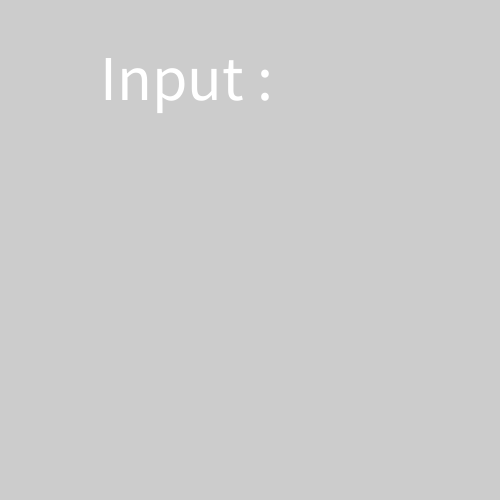
Frame 1 (no input)
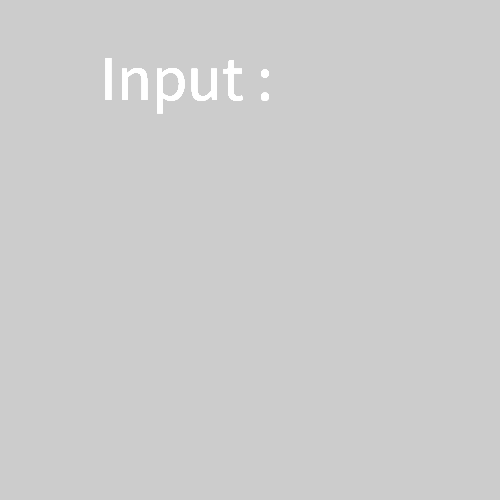
Frame 60 (the mouse pressed at the canvas centre just before this capture)
Frame 120 (the mouse held since frame 60 and released just before this capture): identical to frame 60, image omitted

The Processing sketch that drew these frames (run headless with seeded random() and noise(); from frame 60 on, the mouse is pressed at the canvas centre):

// Processing sketch: sketch_10160314231019b
// ── sketch_10160314231019b.pde
void setup()
{
  size(500, 500);
  textSize(64);
}
String line = "Input : ";
void draw()
{
  text(line, 100, 100);
}

void keyPressed()
{
  line += key;
}
